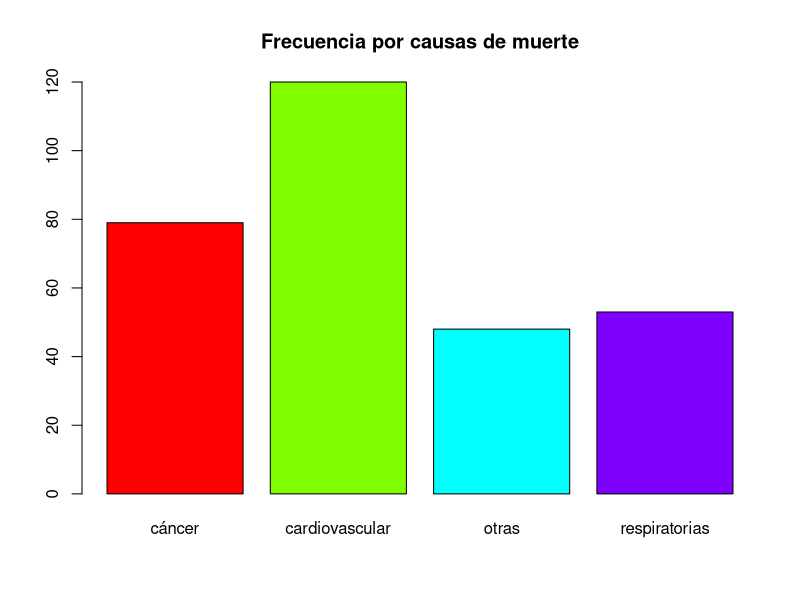
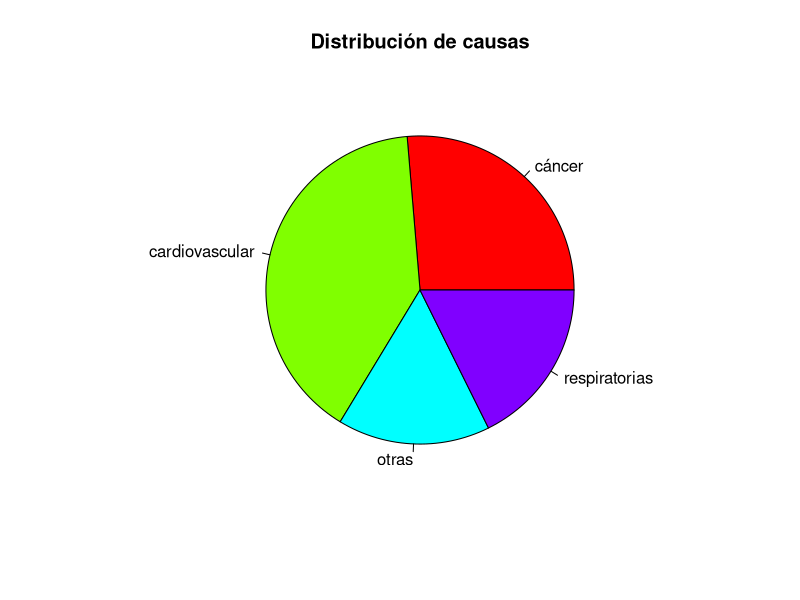

Source code (R) for these figures, in order:
# Fijamos una semilla
set.seed(101)

#variable de número de registros a generar
n <- 300

#generamos un data frame
datos_mortalidad <- data.frame(
  edad = sample(30:90, n, replace = TRUE),# sample aleatorio, de 30 a90 cantidad n y puede ser repetido
  sexo = sample(c("Mujer", "Hombre"), n, replace= TRUE),
  causa_muerte = sample(c("cardiovascular", "cáncer", "respiratorias", "otras"),
                        n, replace = TRUE, prob =c(0.35, 0.3, 0.2, 0.15))#probabilidad
  
)
head(datos_mortalidad)

# tabla
tabla_causa <- table(datos_mortalidad$causa_muerte)
#conbertimos en proporciones
prop.table(tabla_causa)

#cruzada
table(datos_mortalidad$sexo, datos_mortalidad$causa_muerte)

#gráficos
barplot(tabla_causa, col = rainbow(4), main = "Frecuencia por causas de muerte")

pie(tabla_causa, col = rainbow(4), main = "Distribución de causas")


# Ejercicio 2: Evaluación del IMC en una población




